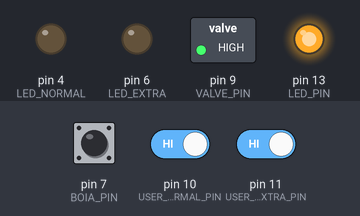
Bench run of a sketch on a simulated Arduino Uno, built with avr-gcc and run on an emulated ATmega328P. On the bench: switched loads named in the sketch (green lamp = pin HIGH), output pins drawn as LEDs (lit = HIGH). The test bench sets the inputs (shaded band); at power-on: pin 10 (USER_INPUT_NORMAL_PIN) HIGH, pin 11 (USER_INPUT_EXTRA_PIN) HIGH, pin 7 (BOIA_PIN) HIGH. What the sketch prints to the serial monitor is not drawn.

Above: at 1.3 s.
1.4 s: pin 10 (USER_INPUT_NORMAL_PIN) driven LOW
At 1.8 s:
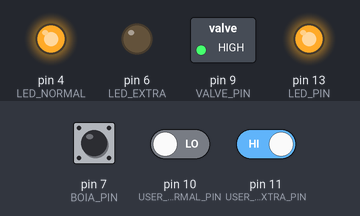
2.9 s: pin 11 (USER_INPUT_EXTRA_PIN) driven LOW
At 4.1 s:
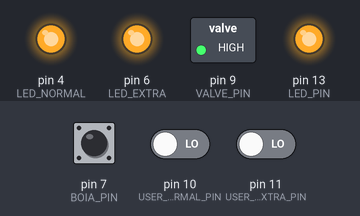
4.4 s: pin 10 (USER_INPUT_NORMAL_PIN) driven HIGH
At 5.2 s:
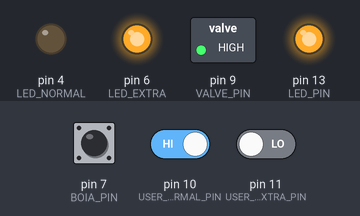
5.9 s: pin 11 (USER_INPUT_EXTRA_PIN) driven HIGH
At 6.4 s:
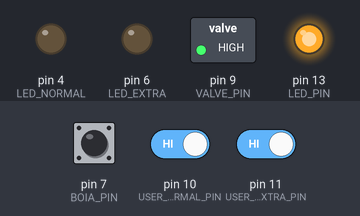
Timing chart, 0 to 8.4 s (numbered marks = the images above; inputs shaded):
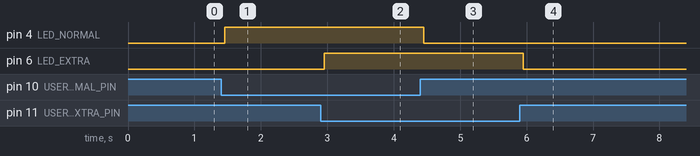

The sketch:

Flow_Control.ino
```cpp
// Pin definitions
const int BOIA_PIN = 7;           // Sensor to detect water level (reed switch)
const int VALVE_PIN = 9;          // Relay to control the valve
const int USER_INPUT_NORMAL_PIN = 10; // User input for "Normal" mode
const int USER_INPUT_EXTRA_PIN = 11;  // User input for "Extra" mode
const int LED_PIN = 13;           // LED to indicate system status
const int LED_NORMAL = 4;         // LED to indicate "Normal" mode
const int LED_EXTRA = 6;          // LED to indicate "Extra" mode

// System state variables
int flowCount = 0;                  // Tracks the number of detected flows
bool saveOnSecondFlow = false;      // Save water on the 2nd flow flag
bool saveOnThirdFlow = false;       // Save water on the 3rd flow flag
int currentMode = 0;                // 0: None, 1: Normal, 2: Extra, 3: Both, 4: Failsafe

// Economy control variables
bool economiaAtiva = false;
bool aguardandoTerceiroFluxo = false;   // Indicates that 2nd flow saving occurred and 3rd flow is awaited
bool economiaNoTerceiroFluxoAtiva = false; // Indicates that the 3rd flow saving is active

// Debounce and transition detection for the float sensor
int stableBoiaState = LOW;          // Current stable state of the float sensor
int lastBoiaReading = LOW;          // Last reading from the float sensor
bool boiaPreviouslyHigh = false;    // Flag to control LOW -> HIGH transition
unsigned long lastDebounceTime = 0; // unsigned long is used to have more bits to hold more time within the milis function and the milis return a unsigned long value
const unsigned long debounceDelay = 1000;

// Variables to avoid flooding the Serial monitor (helps A LOT)
bool lastEconomiaAtivaPrinted = false;
int lastFlowCountPrinted = -1;

void setup() {
  pinMode(VALVE_PIN, OUTPUT);
  pinMode(LED_PIN, OUTPUT);
  pinMode(USER_INPUT_NORMAL_PIN, INPUT);
  pinMode(USER_INPUT_EXTRA_PIN, INPUT);
  pinMode(BOIA_PIN, INPUT_PULLUP);
  pinMode(LED_NORMAL, OUTPUT);
  pinMode(LED_EXTRA, OUTPUT);

  Serial.begin(9600);
  digitalWrite(VALVE_PIN, HIGH);
  digitalWrite(LED_PIN, HIGH);
  digitalWrite(LED_NORMAL, LOW);
  digitalWrite(LED_EXTRA, LOW);

  Serial.println(F("\n===================================="));
  Serial.println(F("🔧 WATER SAVING SYSTEM STARTED"));
  Serial.println(F("▶ Valve: OPEN"));
  Serial.println(F("▶ Main LED: ON"));
  Serial.println(F("▶ Waiting for user mode selection..."));
  Serial.println(F("====================================\n"));
}

void loop() {
  lidarComEntradaUsuario();

  if (economiaAtiva) {
    if (!lastEconomiaAtivaPrinted) {
      Serial.print("⏳ [");
      Serial.print(millis() / 1000);
      Serial.println("s] Economy activated. Valve CLOSED until reservoir empties.");
      lastEconomiaAtivaPrinted = true;
    }

    int boiaAtual = digitalRead(BOIA_PIN);
    if (boiaAtual == LOW) {
      Serial.println(F("✅ Reservoir emptied. Economy finished."));

      // If the saving was for the second flow and we are in mode 3, wait for the third flow
      if (currentMode == 3 && flowCount == 2 && !economiaNoTerceiroFluxoAtiva) {
        Serial.println(F("⏳ Waiting for next flow before resetting (NORMAL + EXTRA mode)."));
        aguardandoTerceiroFluxo = true;
        economiaAtiva = false; // Disable saving to allow the next flow
        digitalWrite(VALVE_PIN, HIGH); // Open the valve
        digitalWrite(LED_PIN, HIGH);   // Turn on main LED
      } else {
        // If saving was for the third flow (in mode 3) or any other saving, reset
        resetSystem();
      }
    }
  } else {
    monitorarSensorBoia();
    lastEconomiaAtivaPrinted = false;
  }

  // Reset check for mode 3 must occur after the third flow saving.
  // This was moved into lidarComReservatorioCheio() for more precise control.

  delay(10);
}

void lidarComEntradaUsuario() {
  int inputNormal = digitalRead(USER_INPUT_NORMAL_PIN);
  int inputExtra = digitalRead(USER_INPUT_EXTRA_PIN);

  int newMode = 0;
  if (inputNormal == LOW && inputExtra == LOW) {
    newMode = 3;
  } else if (inputExtra == LOW) {
    newMode = 2;
  } else if (inputNormal == LOW ){
    newMode = 1;
  } else {
    newMode = 4;
  }

  if (newMode != currentMode) {
    currentMode = newMode;
    resetSystem(); // Always reset when changing mode to ensure a clean state

    Serial.println(F("\n================ MODE CHANGED ================"));
    switch (currentMode) {
      case 0:
        saveOnSecondFlow = false;
        saveOnThirdFlow = false;
        digitalWrite(LED_NORMAL, LOW);
        digitalWrite(LED_EXTRA, LOW);
        Serial.println(F("ℹ️ No mode selected. System deactivated."));
        break;
      case 1:
        saveOnSecondFlow = true;
        saveOnThirdFlow = false;
        digitalWrite(LED_NORMAL, HIGH);
        digitalWrite(LED_EXTRA, LOW);
        Serial.println(F("✅ NORMAL MODE: Saves on 2nd flow."));
        break;
      case 2:
        saveOnSecondFlow = false;
        saveOnThirdFlow = true;
        digitalWrite(LED_NORMAL, LOW);
        digitalWrite(LED_EXTRA, HIGH);
        Serial.println(F("✅ EXTRA MODE: Saves on 3rd flow."));
        break;
      case 3:
        saveOnSecondFlow = true;
        saveOnThirdFlow = true;
        digitalWrite(LED_NORMAL, HIGH);
        digitalWrite(LED_EXTRA, HIGH);
        Serial.println(F("✅ NORMAL + EXTRA MODE: Saves on 2nd and 3rd flow."));
        break;
      case 4:
        saveOnSecondFlow = false;
        saveOnThirdFlow = false;
        digitalWrite(LED_NORMAL, LOW);
        digitalWrite(LED_EXTRA, LOW);
        Serial.println(F("⚠️ MODE 0: System deactivated.")); // Former "Failsafe", but 0 is already deactivated
        break;
    }
    Serial.println(F("================================================\n"));
  }
}

void monitorarSensorBoia() {
  int currentReading = digitalRead(BOIA_PIN);

  if (currentReading != lastBoiaReading) {
    lastDebounceTime = millis();
    lastBoiaReading = currentReading;
  }

  if ((millis() - lastDebounceTime) > debounceDelay) {
    if (stableBoiaState != currentReading) {
      stableBoiaState = currentReading;

      if (stableBoiaState == HIGH && !boiaPreviouslyHigh) {
        boiaPreviouslyHigh = true;
        lidarComReservatorioCheio();
        // We don't need the third flow reset logic here, because lidarComReservatorioCheio
        // will call resetSystem at the right moment for mode 3.
      } else if (stableBoiaState == LOW) {
        if (economiaAtiva) {
          Serial.println(F("💧 Sensor indicates reservoir is empty (LOW)."));
        }
        boiaPreviouslyHigh = false;
      }
    }
  }
}

void lidarComReservatorioCheio() {
  flowCount++;

  if (flowCount != lastFlowCountPrinted) {
    Serial.print("💦 [");
    Serial.print(millis() / 1000);
    Serial.print("s] New flow detected: ");
    Serial.println(flowCount);
    lastFlowCountPrinted = flowCount;
  }

  bool shouldSave = false;
  // Logic for mode 3 (Saves on 2nd and 3rd flow)
  if (currentMode == 3) {
    if (flowCount == 2 && saveOnSecondFlow) {
      shouldSave = true;
      economiaNoTerceiroFluxoAtiva = false; // Ensure flag is correct
    } else if (flowCount == 3 && saveOnThirdFlow && aguardandoTerceiroFluxo) {
      shouldSave = true;
      economiaNoTerceiroFluxoAtiva = true; // Activate flag to indicate saving on third flow
    }
  }
  // Logic for modes Normal and Extra
  else if (currentMode == 1 && flowCount == 2 && saveOnSecondFlow) {
    shouldSave = true;
  } else if (currentMode == 2 && flowCount == 3 && saveOnThirdFlow) {
    shouldSave = true;
  }

  if (currentMode == 0 || currentMode == 4) { // Disabled modes
    shouldSave = false;
  }

  if (shouldSave) {
    Serial.print("🚫 Flow ");
    Serial.print(flowCount);
    Serial.println(" requires saving. Closing valve.");
    digitalWrite(VALVE_PIN, LOW);
    digitalWrite(LED_PIN, LOW);
    economiaAtiva = true;
    aguardandoTerceiroFluxo = false; // Reset this flag when saving is activated
  } else {
    // If the valve is closed and there is no active saving, reopen
    if (digitalRead(VALVE_PIN) == LOW && !economiaAtiva) {
      digitalWrite(VALVE_PIN, HIGH);
      digitalWrite(LED_PIN, HIGH);
      Serial.println(F("🔓 Valve reopened. No active saving."));
    }
    Serial.print("➕ Flow ");
    Serial.print(flowCount);
    Serial.println(" does not require saving.");
  }
}

void resetSystem() {
  flowCount = 0;
  economiaAtiva = false;
  digitalWrite(VALVE_PIN, HIGH); // Valve open
  digitalWrite(LED_PIN, HIGH);   // LED on
  lastFlowCountPrinted = -1; // Ensures that the next flow (0) prints!
  lastEconomiaAtivaPrinted = false; // Ensures the next cycle message will be printed
  boiaPreviouslyHigh = false;
  aguardandoTerceiroFluxo = false;
  economiaNoTerceiroFluxoAtiva = false;

  Serial.println(F("\n🔄 System reset: counters cleared, valve open, LED on.\n"));
}
```

Measured:
- after the input at 1.4 s, pin 4 (LED_NORMAL): LOW → HIGH after 0.05 s
- after the input at 2.9 s, pin 6 (LED_EXTRA): LOW → HIGH after 0.05 s
- after the input at 4.4 s, pin 4 (LED_NORMAL): HIGH → LOW after 0.05 s
- after the input at 5.9 s, pin 6 (LED_EXTRA): HIGH → LOW after 0.05 s
